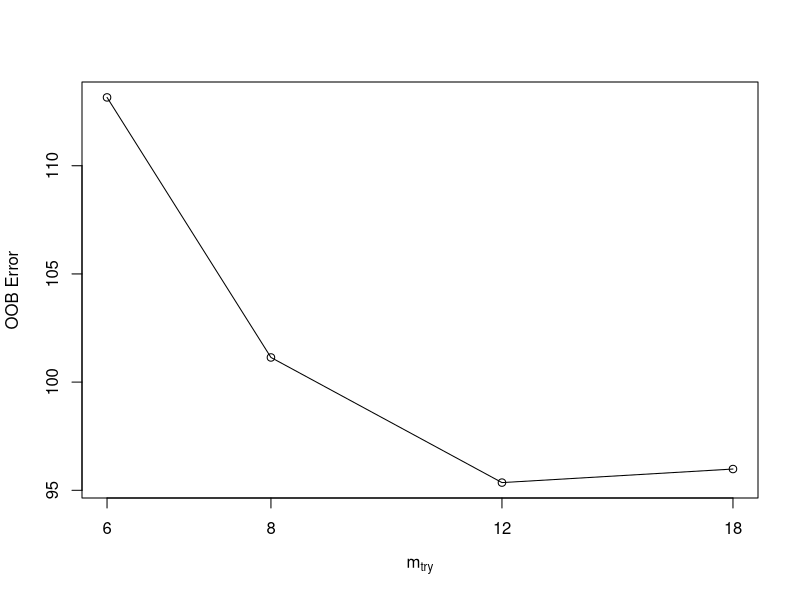
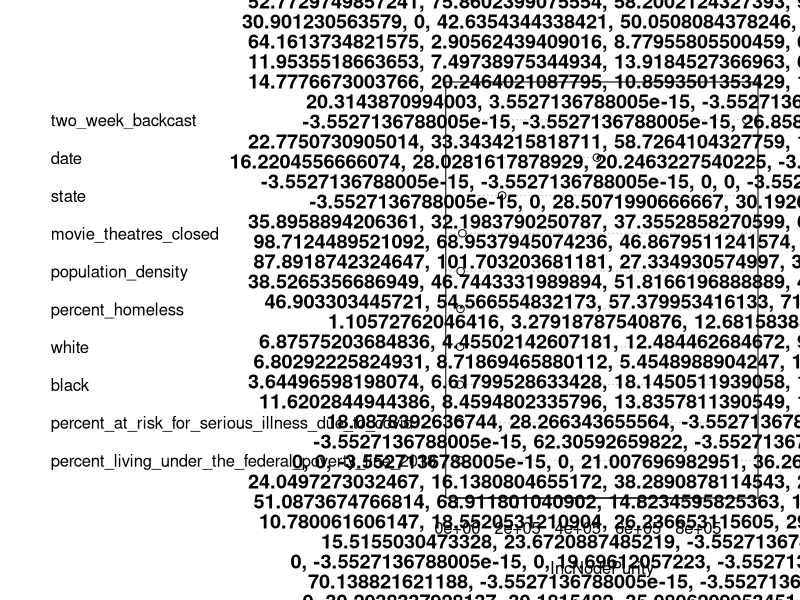

These charts were generated, in order, by the following R code: (Note: this script raises an error after producing the figures.)
## ---- chunk 1
loadlibs = function(libs) {
  for(lib in libs) {
    class(lib)
    if(!do.call(require,as.list(lib))) {install.packages(lib)}
    do.call(require,as.list(lib))
  }
}
libs = c("tidyverse","data.table","stargazer", "knitr", "shiny",
         "tidymodels", "lubridate", "rpart.plot", "caret", "e1071",
         "readxl", "fuzzyjoin", "mgcv", "randomForest", "glmnet")
loadlibs(libs)
## ---- chunk 2
setwd("~/GitHub/Covid-19-Closure-Impact")

#df<-read.csv('Covid_Pred.csv')

df<- read.csv('shiny_merged_dataset_example.csv')
  names(df) <-tolower(names(df))
  
colnames(df)[which(names(df) == "covid_measure")] <- "y"
  
  drops<-c( "x") #droping 
df <-df[, -which(names(df) %in% drops)]
  
 df<- df%>%
  mutate_at(c('date'), ~ as.Date(., "%Y-%m-%d")) %>% 
  mutate(two_week_forecast_date = date + 14)%>% 
  mutate_if(is.character, as.factor)

  
  # Get latest date 
latest_date = max(df$date)
#Two week outcome 
twoWeek_df = df %>% 
  select(date, state, y) %>% 
  rename(two_week_outcome = y,
         two_week_forecast_date = date) 
#Merge with original to create a working df
working_df = df %>% 
  left_join(twoWeek_df,
            by = c("state" = "state",
                   "two_week_forecast_date" = "two_week_forecast_date")) %>% 
  mutate(year = as.factor(year(two_week_forecast_date)),
         week = as.factor(week(two_week_forecast_date)))



working_df[is.na(working_df)] <-0

#y = covid_measure
colnames(working_df)[which(names(working_df) == "y")] <- "two_week_backcast"
colnames(working_df)[which(names(working_df) == "two_week_outcome")] <- "y"

#names(df)[names(df) == "Outcome.Variable"] <- "original_y" #creating consitency 
#names(df)[names(df) == "Other"] <- "Other_Race"  #"Other is not meaningful in output

## ---- chunk 3
##Train/Test split 
#n<-lm_feats%>% count() 
#n<-as.numeric(n/2)
#data2 = lm_feats[sample(1:nrow(lm_feats)),]  # permute rows


#Create train set
train_df = function(df) {
  #Call addForecastCols function to create the outcome variable
  #create variable for latest date for which two week covid measure is avaiable
  latest_date = max(df$date)
  #Create a training set - reserving the last two weeks with obvserved 
  #two_week__outcome are reserved as a test set. 
  train = df[df$two_week_forecast_date <= (latest_date - 14), ]
  return(train)
}

  latest_date = max(df$date)
  #Create a training set - reserving the last two weeks with obvserved 
  #two_week__outcome are reserved as a test set. 
  train = df[df$two_week_forecast_date <= (latest_date - 14), ]

#Create test set
test_df = function(df) {
  #create variable for latest date for which two week covid measure is avaiable
  latest_date = max(df$date)
  #Create a test set - using the last two weeks for which two_week_outcom is observed. 
  test = df[(df$two_week_forecast_date <= latest_date) &
                      (df$two_week_forecast_date > (latest_date - 14)), ]
  return(test)
}


#Create prediction set - for all states
pred_df = function(df) {
  #Call addForecastCols function to create the outcome variable
  #create variable for latest date for which two week covid measure is avaiable
  latest_date = max(df$date)
  #Create a prediction set - using the  two weeks for which two_week_outcom is not observed. 
  pred = df[df$two_week_forecast_date > latest_date +7, ]
  return(pred)
}




## ---- chunk 4
#glm_feats$date<-working_df$date   
#glm_feats<- glm_feats%>% mutate_at(c('date'), ~ as.Date(., "%Y-%m-%d"))
#glm_feats$glm_feats$two_week_forecast_date <- working_df$

#forecast_col<-addForecastCols(glm_feats)
datatrain<-train_df(working_df)
datatest<-test_df(working_df)
datapreds<- pred_df(working_df)

#drops<-c("year","week","two_week_forecast_date")

#datatest$two_week_forecast_date
#datatrain <-datatrain[, -which(names(datatrain) %in% drops)]
#datatest <- datatest[, -which(names(datatest) %in% drops)]
#datapreds <- datapreds[, -which(names(datapreds) %in% drops)]
#datacleaning for randomforest 
## ---- chunk 5

drops<-c( "year", "week", "two_week_forecast_date") #droping 
working_df <-working_df[, -which(names(working_df) %in% drops)]
##Moving Ouctome Variable to front of dataset for ease of splitting
col_idx <- grep("^y$", names(working_df))
working_df<- working_df[, c(col_idx, (1:ncol(working_df))[-col_idx])]



## ---- chunk 6

end<-ncol(working_df)
x <- working_df[,2:end]
y <- working_df[,1]

#Removing Y from the tuning paratmers 

## ---- chunk 7

# Algorithm Tune (tuneRF)
set.seed(10)
bestmtry <- as.data.frame (tuneRF(x, y, stepFactor=1.5, improve=1e-5, ntree=500))
print(bestmtry)


bestmtry_var<- bestmtry[which(bestmtry$OOBError == min(bestmtry$OOBError)),1]



## ---- chunk 8

r.forest <- function(working_df){
 
  rf <- randomForest(y ~ ., mtry= bestmtry_var, 
  data=working_df)

  varImpPlot(rf,sort=TRUE, n.var=min(10, nrow(rf$importance)),
           type=NULL, class=NULL, scale=TRUE, 
           main=deparse(substitute(rf))) 
  
  features <- as.data.frame(rf$importance)
  features <-as.data.frame(setNames(cbind(rownames(features), features, row.names= NULL), c("Feature", "NodPurity"))) 
  top<- top_n(features, 10, features$NodPurity)
  top_f<-as.vector(top$Feature)

  return(top_f)
}
 

rf.tops <-function(sample_df, top_f){
  new<-sample_df%>%
  select(all_of(c(top_f)))
  
  new$y<-sample_df$y

  return(new)

}

#glment select levels of sparcity....  

## ---- chunk 9

tops <-r.forest(working_df)


  varImpPlot(rf,sort=TRUE, n.var=min(10, nrow(rf$importance)),
           type=NULL, class=NULL, scale=TRUE, 
           main=deparse(substitute(rf))) 
  
## ---- chunk 10
datatrain_rf<-rf.tops(datatrain, tops)
datatest_rf<-rf.tops(datatest,tops)
datapreds_rf<- rf.tops(datapreds,tops)

## ---- chunk 11

#setwd("~/GitHub/Covid-19-Closure-Impact/Data")
geo_join<- function(df){
geo<- read.csv('us-zip-code-latitude-and-longitude.csv', header= FALSE, stringsAsFactors = FALSE)

geo<- as.data.frame(geo)

geo<-geo%>% separate(V1, into=c("Zip", "City", "State", "Latitude","Longitude","Timezone","Daylight_savings", "geopoint"), sep=";" )

geo<- geo[-1,]

geo$Latitude<-as.numeric(geo$Latitude)
geo$Longitude<-as.numeric(geo$Longitude)

names(geo) <-tolower(names(geo))
  
state_latLong <- geo%>%
  group_by(state)%>%
  summarise(latitude = mean(latitude, na.rm = TRUE),
            longitude = mean(longitude, na.rm = TRUE))
  return(left_join(df, state_latLong, by='state'))
}
## ---- chunk 12
# this step should be moved to data cleaning, ask if their data is by state or county, county can be a direct match to the original dataset 
datatrain_lm<- geo_join(datatrain_rf)
datatest_lm<- geo_join(datatest_rf)
datapreds_lm<-geo_join(datapreds_rf)
#id<-rownames(features)
#features<-cbind(id=id, features)

## ---- chunk 13

cleaning_lm<- function(df){
df1<-df[, -which(names(df) %in% c("state"))]#%>% 
  #select(-1) #removing 'id'

col_idx <- grep("^y$", names(df1))
df1 <- df1[, c(col_idx, (1:ncol(df1))[-col_idx])]

#dropping date, cannot create a poly w/ cbind() after polys created
date_hold<- as.data.frame(df1$date)
colnames(date_hold)<-"date"
#two_week_forecast_date<-as.data.frame(features1$two_week_forecast_date)
drops<-c("date") #droping 
df1<-df1[, -which(names(df1) %in% drops)]

   feats<- function(xf, column_numbers) {

    xf %>% 
     mutate_at(vars(column_numbers), funs(sqr = (.)^2))%>%
     mutate_at(vars(column_numbers), funs(cube =(.)^3))
     }
 
end<-ncol(df1)

#, two_week_forecast_date
return(cbind(feats(df1, 2:end), date_hold)) #do not include y or "id" in poly calcs
}
#one<- as.character(top[1,1])

#typeof(features1$two_week_prior)

## ---- chunk 14
datatrain_poly<- cleaning_lm(datatrain_lm)
datatest_poly<- cleaning_lm(datatest_lm)
datapreds_poly<-cleaning_lm(datapreds_lm)

## ---- chunk 15

datatrain_glmnet<- datatrain_poly %>%
mutate(across(where(is.factor), ~ fct_lump_lowfreq(.))) %>%
model.matrix(object= ~ .-1, . , contrasts.arg =
                                                 lapply(data.frame(.[,sapply(data.frame(.), is.factor)]),
                                                        contrasts, contrasts = FALSE))

datatest_glmnet<- datatest_poly %>%
mutate(across(where(is.factor), ~ fct_lump_lowfreq(.))) %>%
model.matrix(object= ~ .-1, . , contrasts.arg =
                                                                lapply(data.frame(.[,sapply(data.frame(.), is.factor)]),
                                                        contrasts, contrasts = FALSE))

datapreds_glmnet<- datapreds_poly%>%
mutate(across(where(is.factor), ~ fct_lump_lowfreq(.))) %>%
model.matrix(object= ~ .-1, . , contrasts.arg =
                                                                lapply(data.frame(.[,sapply(data.frame(.), is.factor)]),
                                                        contrasts, contrasts = FALSE))



train_glm<- glmnet(
  x = datatrain_glmnet[,-1],
  y = datatrain_glmnet[,1], relax = FALSE, nfolds= 3)

#plot(train_glm)

lamMin<- min(train_glm[["lambda"]])

test<-predict(train_glm, newx= datatest_glmnet[,-1], newy=datatest_glmnet[,1], s = lamMin , interval="confidence")

preds<- predict(train_glm, newx= datapreds_glmnet[,-1], newy=datapreds_glmnet[,1], s = lamMin , interval="confidence")
## ---- chunk 16

test<- as.data.frame(test) 
glm_test<- as.data.frame(datatest_glmnet)

preds_act<- cbind(test, glm_test$y)
RMSE_glm<- sqrt(mean(preds_act[,2]-preds_act[,1])^2)
preds_act$Observed<- preds_act[,1]
preds_act$Predicted<- preds_act[,2]
preds_act$two_week_forecast_date <- datapreds$two_week_forecast_date

final_preds<- cbind(preds, datapreds_geo)
final_preds$Predicted<- final_preds[,1]

## ---- chunk 17

  final_preds = final_preds%>%
    mutate(state = tolower(setNames(state.name, state.abb)[state]))
  #create map data 

 #create map data 
  map = map_data("state") %>% 
    full_join(final_preds, by = c("region" = "state"))
  #plot
  map_plot = ggplot(map, aes(long, lat, group = group)) +
    geom_polygon(aes(fill = Predicted), color = "white")+
    scale_fill_viridis_c(option = "B", direction=-1)+
    ggtitle("Predicted COVID Measure (per 100,000) Next Week")

map_plot

## ---- chunk 18
obs_vs_pred_plot = ggplot(preds_act, aes(x = Observed, y = Predicted)) +
  geom_point() +
  geom_abline()

obs_vs_pred_plot


 obs_vs_pred = preds_act %>% 
    mutate(Observed = log(Observed),
           Predicted = log(Predicted))
  
  obs_vs_pred_plot = ggplot(obs_vs_pred, aes(x = Observed, y = Predicted),
                            color = 'white') +
    geom_point() +
    geom_abline() +
    #geom_line(aes(y = log(baselineRMSE(test)), color = "#F8766D")) +
    xlab("Log(Observed)") +
    ylab("Log(Predicted)") +
    ggtitle("Log GLM Prediction v. Observed")
    #scale_colour_manual(name = FALSE, values =c('#00BFC4'='#00BFC4','#F8766D'='#F8766D'),
                        #labels = c('45-degree','Baseline')) +
    theme_bw()

  
  obs_vs_pred_plot


## ---- chunk 19


  #Plot Predictions
  outcome_all = datatrain %>% 
    select(two_week_forecast_date, y) %>%
    rename(Date = two_week_forecast_date,
           Outcome = y) %>% 
    mutate (Pred_vs_Obs = "Observed") %>% 
    rbind(tibble(Date = preds_act$two_week_forecast_date,
                 Outcome = preds_act$Predicted,
                 Pred_vs_Obs = "Predicted"))
 

 outcome_plot_all = ggplot(outcome_all, aes(x = Date, y = Outcome))+
    geom_point(aes(color = Pred_vs_Obs)) +
    theme_bw()+
   ggtitle("Glmnet Predictions")
  
   outcome_plot_all
## ---- chunk 20

#reds<- as.data.frame(preds_act$Predicted-preds_act$Observed)

    GLMResids = datatest_poly %>% 
      select(two_week_backcast, y) %>% 
      rename(Observed = y) %>% 
      mutate(Model = "GLM") %>% 
      bind_cols(tibble(Predicted = preds_act$Predicted)) %>% 
      mutate(Residuals = Predicted - Observed) %>% 
      select(Residuals, Model)
    #df for baseline residuals

    BLResids = tibble(Residuals = mean(datatest_poly$two_week_backcast) - datatest_poly$y,
                      Model = "Baseline")
    #Combine dfs for the plot
    resids = GLMResids %>% 
      bind_rows(BLResids)
    #Plot
    resids_plot = ggplot(resids, aes(x = Residuals, fill = Model)) +
      geom_density( color = 'white', alpha = 0.7) +
      theme_bw()
 resids_plot

 
# write.csv(reds, "GLM_Rediduals.csv")
